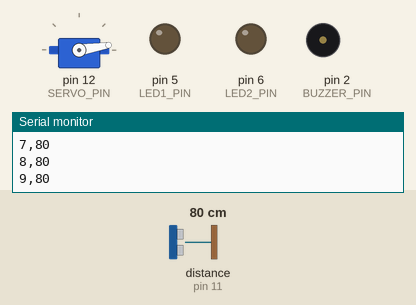
A sketch run on a simulated Arduino Uno, built with avr-gcc and run on an emulated ATmega328P. Parts: servo, output pins drawn as LEDs (lit = HIGH), buzzer (waves = sounding), the last lines printed to the serial monitor. Wiring (inferred from the names in the program): ultrasonic range finder: trigger pin 10; echo pin 11. Inputs (shaded band) come from the test bench; at power-on: distance to the obstacle (sensor on pin 11) 80 cm. The echo pulse lasts 58.3 µs per cm; pins used as bus, display or sensor lines are not drawn.

Above: at 1.2 s.
1.3 s: distance to the obstacle (sensor on pin 11) set to 23 cm
4.3 s: distance to the obstacle (sensor on pin 11) set to 18 cm
At 4.45 s:
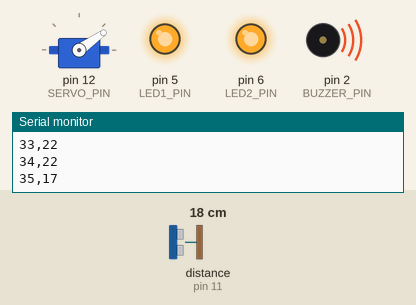
7.3 s: distance to the obstacle (sensor on pin 11) set to 35 cm
At 7.55 s:
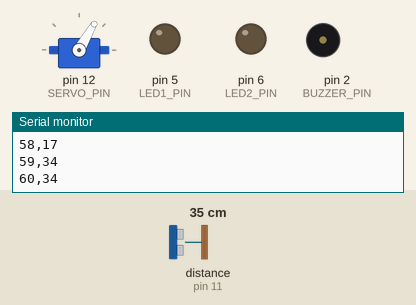
10.3 s: distance to the obstacle (sensor on pin 11) set to 2 cm
At 10.55 s:
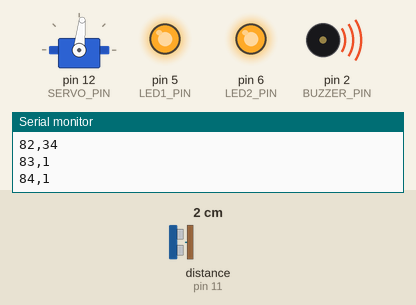
13.3 s: distance to the obstacle (sensor on pin 11) set to 60 cm
At 13.49 s:
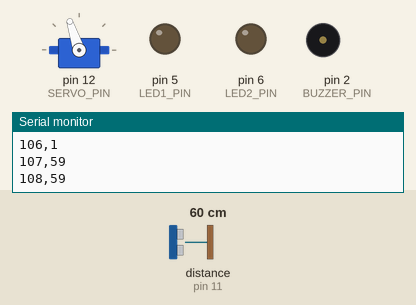
16.3 s: distance to the obstacle (sensor on pin 11) set to 4 cm
At 16.55 s:
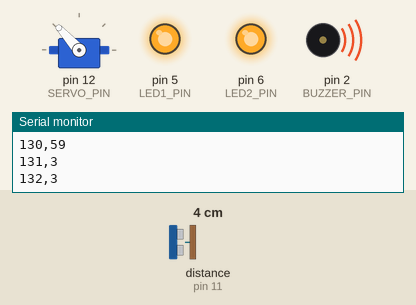
Timing chart, 0 to 36.4 s (numbered marks = the images above; inputs shaded):
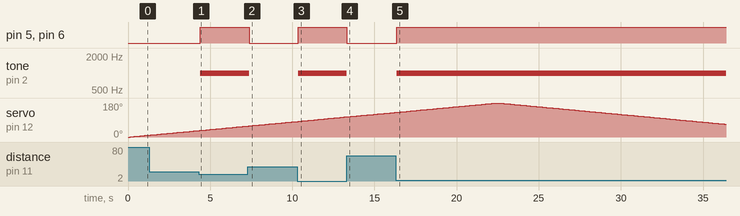

Measured:
- the behaviour switches between 21 and 20 cm on distance to the obstacle (sensor on pin 11) (found by bisection; images 0 and 1)
- after the input at 4.3 s, pin 5 (LED1_PIN), pin 6 (LED2_PIN): LOW → HIGH after 0.09 s; tone on pin 2 (BUZZER_PIN): silent → 1000 Hz after 0.09 s
- after the input at 7.3 s, pin 5 (LED1_PIN), pin 6 (LED2_PIN): HIGH → LOW after 0.07 s; tone on pin 2 (BUZZER_PIN): 1000 Hz → silent after 0.07 s
- after the input at 10.3 s, pin 5 (LED1_PIN), pin 6 (LED2_PIN): LOW → HIGH after 0.07 s; tone on pin 2 (BUZZER_PIN): silent → 1000 Hz after 0.07 s
- after the input at 13.3 s, pin 5 (LED1_PIN), pin 6 (LED2_PIN): HIGH → LOW at once; tone on pin 2 (BUZZER_PIN): 1000 Hz → silent at once
- after the input at 16.3 s, pin 5 (LED1_PIN), pin 6 (LED2_PIN): LOW → HIGH after 0.07 s; tone on pin 2 (BUZZER_PIN): silent → 1000 Hz after 0.07 s
- by itself, servo on pin 12 (SERVO_PIN): rises from 130° to 180° in 6.0 s, then falls to 68° in 13.9 s

The sketch:

radaralarma.ino
```cpp
#include <Servo.h>

#define TRIG_PIN 10
#define ECHO_PIN 11
#define SERVO_PIN 12
#define LED1_PIN 5
#define LED2_PIN 6
#define BUZZER_PIN 2

Servo myservo;

long readUltrasonicDistance(int triggerPin, int echoPin)
{
  pinMode(triggerPin, OUTPUT);
  digitalWrite(triggerPin, LOW);
  delayMicroseconds(2);
  digitalWrite(triggerPin, HIGH);
  delayMicroseconds(10);
  digitalWrite(triggerPin, LOW);
  pinMode(echoPin, INPUT);
  return pulseIn(echoPin, HIGH);
}

void setup()
{
  myservo.attach(SERVO_PIN);
  pinMode(LED1_PIN, OUTPUT);
  pinMode(LED2_PIN, OUTPUT);
  pinMode(BUZZER_PIN, OUTPUT);

  Serial.begin(9600);
}

void loop()
{
  for (int pos = 0; pos <= 180; pos += 1)
  {
    myservo.write(pos);
    delay(15);
    int distance = 0.01723 * readUltrasonicDistance(TRIG_PIN, ECHO_PIN);

    if (distance < 20) {
      digitalWrite(LED1_PIN, HIGH);
      digitalWrite(LED2_PIN, HIGH);
      tone(BUZZER_PIN, 1000);
    } else {
      digitalWrite(LED1_PIN, LOW);
      digitalWrite(LED2_PIN, LOW);
      noTone(BUZZER_PIN);
    }

    Serial.print(pos);
    Serial.print(",");
    Serial.println(distance);
    Serial.flush();
    delay(100);
  }
  for (int pos = 180; pos >= 0; pos -= 1)
  {
    myservo.write(pos);
    delay(15);
    int distance = 0.01723 * readUltrasonicDistance(TRIG_PIN, ECHO_PIN);

    if (distance < 20) {
      digitalWrite(LED1_PIN, HIGH);
      digitalWrite(LED2_PIN, HIGH);
      tone(BUZZER_PIN, 1000);
    } else {
      digitalWrite(LED1_PIN, LOW);
      digitalWrite(LED2_PIN, LOW);
      noTone(BUZZER_PIN);
    }

    Serial.print(pos);
    Serial.print(",");
    Serial.println(distance);
    Serial.flush();
    delay(100);
  }
}
```
